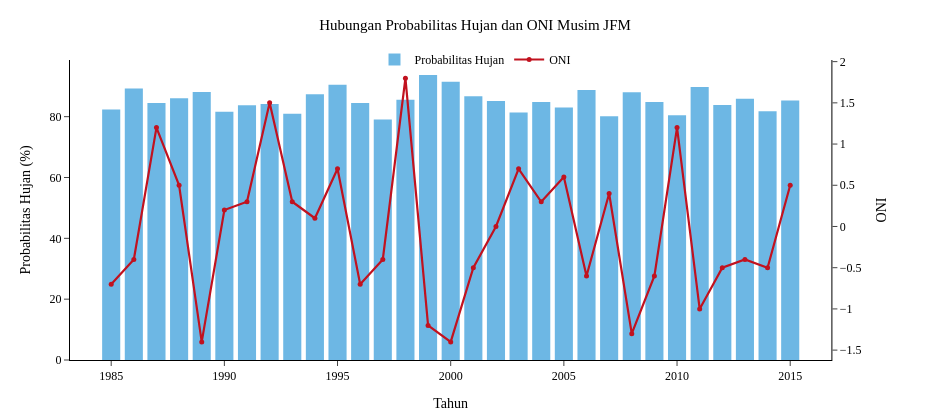
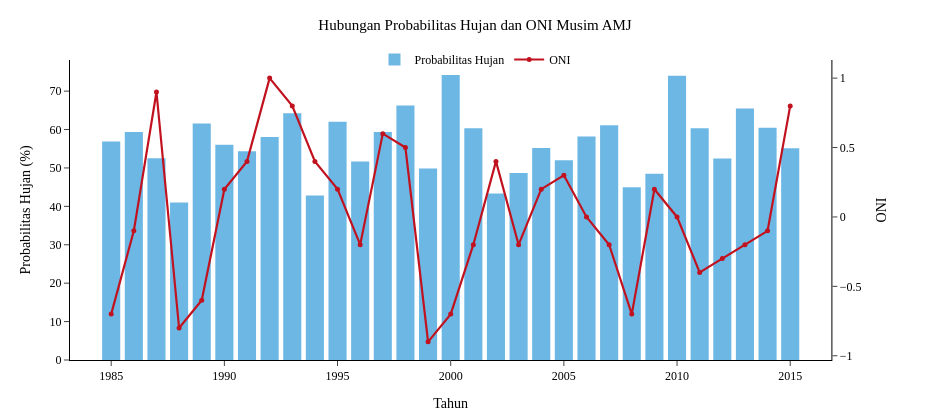
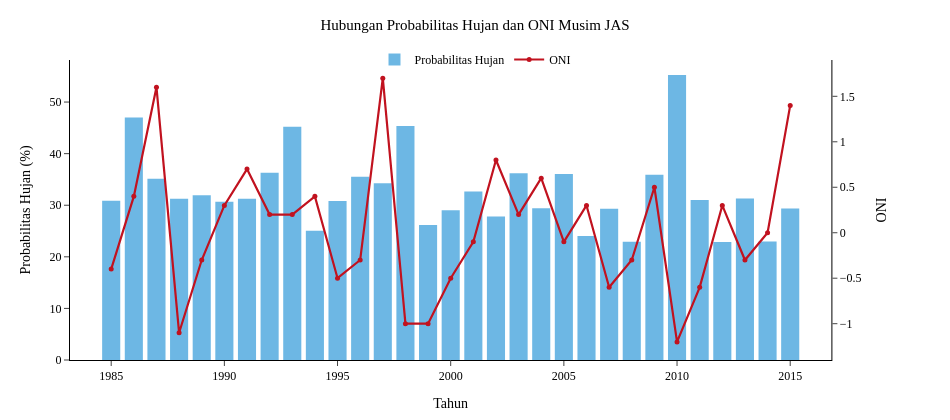

The notebook cell these images were saved under, in order:
### Markdown cell above
## 11. Dual-Axis: Probabilitas Hujan vs ONI per Musim (Tab 2)

Grafik dual-axis yang menampilkan bar chart probabilitas hujan dan line chart ONI secara bersamaan untuk setiap musim.

### Code cell
from plotly.subplots import make_subplots
import plotly.graph_objects as go

# ==============================
# STYLE PPKI IPB EDISI 4
# ==============================
PPKI_LIGHTBLUE = '#4ea8de'
PPKI_RED       = '#c1121f'
PPKI_FONT      = 'Times New Roman'

for sel_season in SEASON_ORDER:

    if sel_season not in ts_df.columns or sel_season not in oni.columns:
        continue

    merged_view = ts_df[['Year', sel_season]].merge(
        oni[['Year', sel_season]],
        on='Year',
        suffixes=('_CH', '_ONI')
    )

    fig_dual = make_subplots(
        specs=[[{"secondary_y": True}]]
    )

    # ======================================
    # BAR HUJAN
    # ======================================
    fig_dual.add_trace(
        go.Bar(
            x=merged_view['Year'],
            y=merged_view[f'{sel_season}_CH'],
            name='Probabilitas Hujan',
            marker_color=PPKI_LIGHTBLUE,
            marker_line_width=0,
            opacity=0.82,
            hovertemplate=(
                '<b>Tahun</b>: %{x}<br>' +
                '<b>Probabilitas</b>: %{y:.1f}%<extra></extra>'
            )
        ),
        secondary_y=False
    )

    # ======================================
    # GARIS ONI
    # ======================================
    fig_dual.add_trace(
        go.Scatter(
            x=merged_view['Year'],
            y=merged_view[f'{sel_season}_ONI'],
            name='ONI',
            mode='lines+markers',
            line=dict(
                color=PPKI_RED,
                width=2.2
            ),
            marker=dict(size=5),
            hovertemplate=(
                '<b>Tahun</b>: %{x}<br>' +
                '<b>ONI</b>: %{y:.2f}<extra></extra>'
            )
        ),
        secondary_y=True
    )

    # ======================================
    # LAYOUT
    # ======================================
    fig_dual.update_layout(

        title=dict(
            text=f'Hubungan Probabilitas Hujan dan ONI Musim {sel_season}',
            x=0.5,
            font=dict(
                family=PPKI_FONT,
                size=15,
                color='black'
            )
        ),

        font=dict(
            family=PPKI_FONT,
            size=12,
            color='black'
        ),

        plot_bgcolor='white',
        paper_bgcolor='white',

        width=950,
        height=420,

        margin=dict(
            l=70,
            r=70,
            t=60,
            b=60
        ),

        hovermode='x unified',

        legend=dict(
            orientation='h',
            y=1.05,
            x=0.5,
            xanchor='center'
        )
    )

    # ======================================
    # X AXIS
    # ======================================
    fig_dual.update_xaxes(
        title_text='Tahun',
        showline=True,
        linewidth=1,
        linecolor='black',
        ticks='outside',
        showgrid=False
    )

    # ======================================
    # Y AXIS KIRI
    # ======================================
    fig_dual.update_yaxes(
        title_text='Probabilitas Hujan (%)',
        secondary_y=False,
        showgrid=False,
        zeroline=False,
        showline=True,
        linewidth=1,
        linecolor='black',
        ticks='outside'
    )

    # ======================================
    # Y AXIS KANAN
    # ======================================
    fig_dual.update_yaxes(
        title_text='ONI',
        secondary_y=True,
        showgrid=False,
        zeroline=False,
        showline=True,
        linewidth=1,
        linecolor='black',
        ticks='outside'
    )

    fig_dual.show()

### Figure 1 — Plotly figure (JSON) as saved in the notebook; plotly's stock layout.template omitted (floating-point values rounded to 4 significant figures)
{"data": [{"hovertemplate": "<b>Tahun</b>: %{x}<br><b>Probabilitas</b>: %{y:.1f}%<extra></extra>", "marker": {"color": "#4ea8de", "line": {"width": 0}}, "name": "Probabilitas Hujan", "opacity": 0.82, "type": "bar", "x": [1985, 1986, 1987, 1988, 1989, 1990, 1991, 1992, 1993, 1994, 1995, 1996, 1997, 1998, 1999, 2000, 2001, 2002, 2003, 2004, 2005, 2006, 2007, 2008, 2009, 2010, 2011, 2012, 2013, 2014, 2015], "xaxis": "x", "y": [82.37, 89.24, 84.47, 86.01, 88.07, 81.6, 83.71, 84.12, 80.95, 87.38, 90.51, 84.53, 79.03, 85.6, 93.7, 91.47, 86.71, 85.16, 81.39, 84.81, 83.03, 88.8, 80.14, 88.03, 84.8, 80.49, 89.75, 83.85, 85.92, 81.82, 85.28], "yaxis": "y"}, {"hovertemplate": "<b>Tahun</b>: %{x}<br><b>ONI</b>: %{y:.2f}<extra></extra>", "line": {"color": "#c1121f", "width": 2.2}, "marker": {"size": 5}, "mode": "lines+markers", "name": "ONI", "type": "scatter", "x": [1985, 1986, 1987, 1988, 1989, 1990, 1991, 1992, 1993, 1994, 1995, 1996, 1997, 1998, 1999, 2000, 2001, 2002, 2003, 2004, 2005, 2006, 2007, 2008, 2009, 2010, 2011, 2012, 2013, 2014, 2015], "xaxis": "x", "y": [-0.7, -0.4, 1.2, 0.5, -1.4, 0.2, 0.3, 1.5, 0.3, 0.1, 0.7, -0.7, -0.4, 1.8, -1.2, -1.4, -0.5, 0.0, 0.7, 0.3, 0.6, -0.6, 0.4, -1.3, -0.6, 1.2, -1.0, -0.5, -0.4, -0.5, 0.5], "yaxis": "y2"}], "layout": {"font": {"color": "black", "family": "Times New Roman", "size": 12}, "height": 420, "hovermode": "x unified", "legend": {"orientation": "h", "x": 0.5, "xanchor": "center", "y": 1.05}, "margin": {"b": 60, "l": 70, "r": 70, "t": 60}, "paper_bgcolor": "white", "plot_bgcolor": "white", "title": {"font": {"color": "black", "family": "Times New Roman", "size": 15}, "text": "Hubungan Probabilitas Hujan dan ONI Musim JFM", "x": 0.5}, "width": 950, "xaxis": {"anchor": "y", "domain": [0, 0.94], "linecolor": "black", "linewidth": 1, "showgrid": false, "showline": true, "ticks": "outside", "title": {"text": "Tahun"}}, "yaxis": {"anchor": "x", "domain": [0, 1], "linecolor": "black", "linewidth": 1, "showgrid": false, "showline": true, "ticks": "outside", "title": {"text": "Probabilitas Hujan (%)"}, "zeroline": false}, "yaxis2": {"anchor": "x", "linecolor": "black", "linewidth": 1, "overlaying": "y", "showgrid": false, "showline": true, "side": "right", "ticks": "outside", "title": {"text": "ONI"}, "zeroline": false}}}

### Figure 2 — Plotly figure (JSON) as saved in the notebook; plotly's stock layout.template omitted (floating-point values rounded to 4 significant figures)
{"data": [{"hovertemplate": "<b>Tahun</b>: %{x}<br><b>Probabilitas</b>: %{y:.1f}%<extra></extra>", "marker": {"color": "#4ea8de", "line": {"width": 0}}, "name": "Probabilitas Hujan", "opacity": 0.82, "type": "bar", "x": [1985, 1986, 1987, 1988, 1989, 1990, 1991, 1992, 1993, 1994, 1995, 1996, 1997, 1998, 1999, 2000, 2001, 2002, 2003, 2004, 2005, 2006, 2007, 2008, 2009, 2010, 2011, 2012, 2013, 2014, 2015], "xaxis": "x", "y": [56.92, 59.39, 52.52, 40.99, 61.6, 56.04, 54.37, 58.03, 64.22, 42.85, 62.03, 51.7, 59.33, 66.27, 49.89, 74.2, 60.35, 43.37, 48.69, 55.2, 51.99, 58.2, 61.09, 44.99, 48.51, 74.02, 60.31, 52.46, 65.45, 60.47, 55.12], "yaxis": "y"}, {"hovertemplate": "<b>Tahun</b>: %{x}<br><b>ONI</b>: %{y:.2f}<extra></extra>", "line": {"color": "#c1121f", "width": 2.2}, "marker": {"size": 5}, "mode": "lines+markers", "name": "ONI", "type": "scatter", "x": [1985, 1986, 1987, 1988, 1989, 1990, 1991, 1992, 1993, 1994, 1995, 1996, 1997, 1998, 1999, 2000, 2001, 2002, 2003, 2004, 2005, 2006, 2007, 2008, 2009, 2010, 2011, 2012, 2013, 2014, 2015], "xaxis": "x", "y": [-0.7, -0.1, 0.9, -0.8, -0.6, 0.2, 0.4, 1.0, 0.8, 0.4, 0.2, -0.2, 0.6, 0.5, -0.9, -0.7, -0.2, 0.4, -0.2, 0.2, 0.3, 0.0, -0.2, -0.7, 0.2, 0.0, -0.4, -0.3, -0.2, -0.1, 0.8], "yaxis": "y2"}], "layout": {"font": {"color": "black", "family": "Times New Roman", "size": 12}, "height": 420, "hovermode": "x unified", "legend": {"orientation": "h", "x": 0.5, "xanchor": "center", "y": 1.05}, "margin": {"b": 60, "l": 70, "r": 70, "t": 60}, "paper_bgcolor": "white", "plot_bgcolor": "white", "title": {"font": {"color": "black", "family": "Times New Roman", "size": 15}, "text": "Hubungan Probabilitas Hujan dan ONI Musim AMJ", "x": 0.5}, "width": 950, "xaxis": {"anchor": "y", "domain": [0, 0.94], "linecolor": "black", "linewidth": 1, "showgrid": false, "showline": true, "ticks": "outside", "title": {"text": "Tahun"}}, "yaxis": {"anchor": "x", "domain": [0, 1], "linecolor": "black", "linewidth": 1, "showgrid": false, "showline": true, "ticks": "outside", "title": {"text": "Probabilitas Hujan (%)"}, "zeroline": false}, "yaxis2": {"anchor": "x", "linecolor": "black", "linewidth": 1, "overlaying": "y", "showgrid": false, "showline": true, "side": "right", "ticks": "outside", "title": {"text": "ONI"}, "zeroline": false}}}

### Figure 3 — Plotly figure (JSON) as saved in the notebook; plotly's stock layout.template omitted (floating-point values rounded to 4 significant figures)
{"data": [{"hovertemplate": "<b>Tahun</b>: %{x}<br><b>Probabilitas</b>: %{y:.1f}%<extra></extra>", "marker": {"color": "#4ea8de", "line": {"width": 0}}, "name": "Probabilitas Hujan", "opacity": 0.82, "type": "bar", "x": [1985, 1986, 1987, 1988, 1989, 1990, 1991, 1992, 1993, 1994, 1995, 1996, 1997, 1998, 1999, 2000, 2001, 2002, 2003, 2004, 2005, 2006, 2007, 2008, 2009, 2010, 2011, 2012, 2013, 2014, 2015], "xaxis": "x", "y": [30.87, 47.0, 35.13, 31.26, 31.96, 30.69, 31.23, 36.3, 45.22, 25.04, 30.83, 35.5, 34.25, 45.35, 26.18, 29.05, 32.69, 27.82, 36.2, 29.42, 36.06, 24.06, 29.31, 22.92, 35.91, 55.25, 31.01, 22.86, 31.32, 22.98, 29.35], "yaxis": "y"}, {"hovertemplate": "<b>Tahun</b>: %{x}<br><b>ONI</b>: %{y:.2f}<extra></extra>", "line": {"color": "#c1121f", "width": 2.2}, "marker": {"size": 5}, "mode": "lines+markers", "name": "ONI", "type": "scatter", "x": [1985, 1986, 1987, 1988, 1989, 1990, 1991, 1992, 1993, 1994, 1995, 1996, 1997, 1998, 1999, 2000, 2001, 2002, 2003, 2004, 2005, 2006, 2007, 2008, 2009, 2010, 2011, 2012, 2013, 2014, 2015], "xaxis": "x", "y": [-0.4, 0.4, 1.6, -1.1, -0.3, 0.3, 0.7, 0.2, 0.2, 0.4, -0.5, -0.3, 1.7, -1.0, -1.0, -0.5, -0.1, 0.8, 0.2, 0.6, -0.1, 0.3, -0.6, -0.3, 0.5, -1.2, -0.6, 0.3, -0.3, 0.0, 1.4], "yaxis": "y2"}], "layout": {"font": {"color": "black", "family": "Times New Roman", "size": 12}, "height": 420, "hovermode": "x unified", "legend": {"orientation": "h", "x": 0.5, "xanchor": "center", "y": 1.05}, "margin": {"b": 60, "l": 70, "r": 70, "t": 60}, "paper_bgcolor": "white", "plot_bgcolor": "white", "title": {"font": {"color": "black", "family": "Times New Roman", "size": 15}, "text": "Hubungan Probabilitas Hujan dan ONI Musim JAS", "x": 0.5}, "width": 950, "xaxis": {"anchor": "y", "domain": [0, 0.94], "linecolor": "black", "linewidth": 1, "showgrid": false, "showline": true, "ticks": "outside", "title": {"text": "Tahun"}}, "yaxis": {"anchor": "x", "domain": [0, 1], "linecolor": "black", "linewidth": 1, "showgrid": false, "showline": true, "ticks": "outside", "title": {"text": "Probabilitas Hujan (%)"}, "zeroline": false}, "yaxis2": {"anchor": "x", "linecolor": "black", "linewidth": 1, "overlaying": "y", "showgrid": false, "showline": true, "side": "right", "ticks": "outside", "title": {"text": "ONI"}, "zeroline": false}}}
